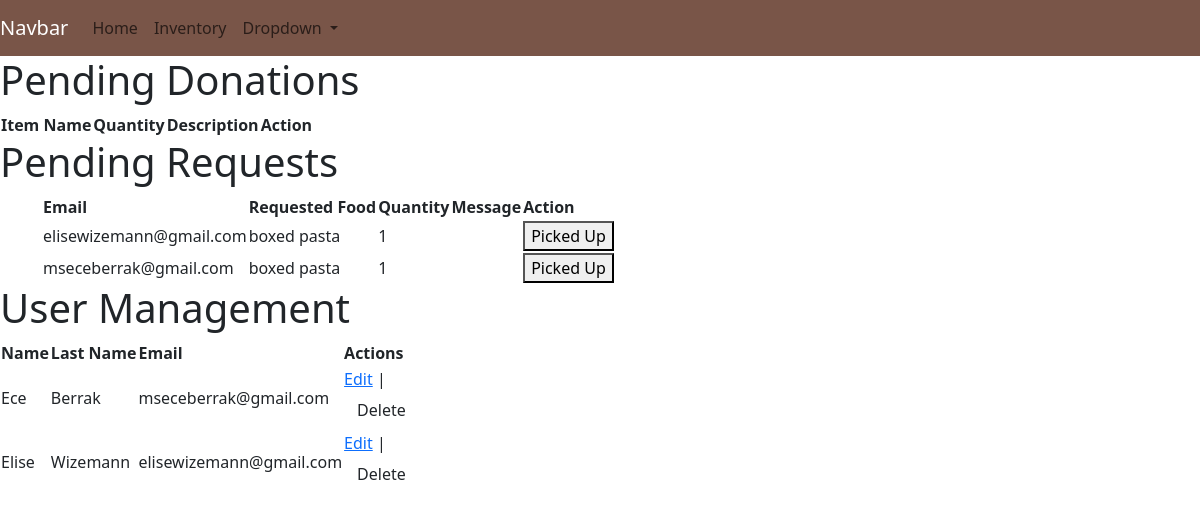
/admin, run on an earlier commit of the app's database.
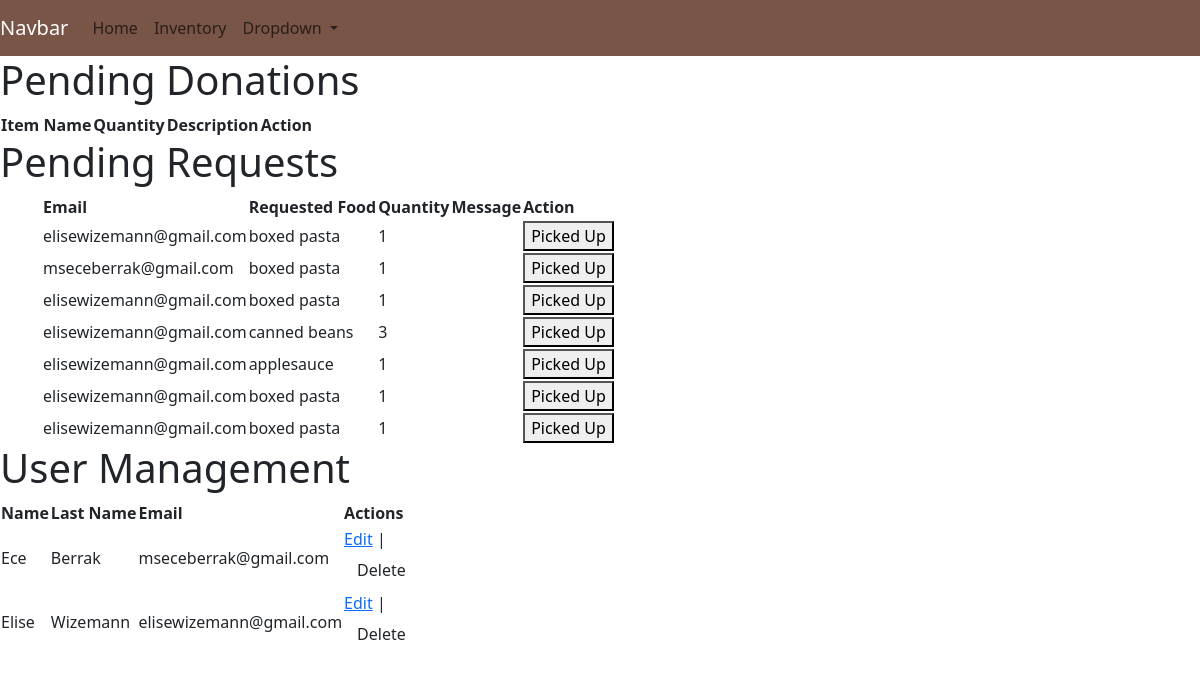
And on a later commit of the database.
### app.py (models this page shows, shortened)
class Request(db.Model):
    id = db.Column(db.Integer, primary_key=True)
    email = db.Column(db.String(100), nullable=False)
    requested_food = db.Column(db.String(100), nullable=False)
    quantity = db.Column(db.Integer, nullable=False)

class User(db.Model, UserMixin):
    id = db.Column(db.Integer, primary_key=True)
    name = db.Column(db.String(255))
    last_name = db.Column(db.String(255))
    email = db.Column(db.String(255), unique=True, nullable=False)
    password_hash = db.Column(db.String(255), nullable=False)
    email_verification_token = db.Column(db.String(255))
    is_verified = db.Column(db.Boolean, default=False)
    is_mfa_enabled = db.Column(db.Boolean, default=False)
    mfa_code = db.Column(db.String(255))
    phoneNumber = db.Column(db.String(255))

### app.py (the view)
@app.route('/admin')
def admin_dashboard():
    pending_donations = Donation.query.filter_by(status='pending').all()
    pending_requests= Request.query.all()
    users = User.query.all()
    return render_template('admin_dashboard.html', pending_donations=pending_donations, pending_requests=pending_requests, users=users)

### templates/admin_dashboard.html (shortened to what this page needs)
{%extends "base.html"%}
{%block content%}
<h1>Pending Donations</h1>
<div class="containter">
<table>
    <thead>
        <tr>
            <th>Item Name</th>
            <th>Quantity</th>
            <th>Description</th>
            <th>Action</th>
        </tr>
    </thead>
</table>
<h1>Pending Requests</h1>
<div class="container">
    <table>
        <thead>
            <tr>
                <th>Email</th>
                <th>Requested Food</th>
                <th>Quantity</th>
                <th>Message</th>
                <th>Action</th>
            </tr>
        </thead>
        <tbody>
            {% for request in pending_requests %}
            <tr>
                <td>{{ request.email }}</td>
                <td>{{ request.requested_food }}</td>
                <td>{{ request.quantity }}</td>
                <td>{{ request.message }}</td>
                <td>
                    <form method="post" action="{{ url_for('mark_request_as_picked_up', request_id=request.id) }}">
                        <button type="submit">Picked Up</button>
                    </form>
                </td>
            </tr>
            {% endfor %}
        </tbody>
    </table>
</div>
<h1>User Management</h1>
<table>
    <thead>
        <tr>
            <th>Name</th>
            <th>Last Name</th>
            <th>Email</th>
            <th>Actions</th>
        </tr>
    </thead>
    <tbody>
        {% for user in users %}
        <tr>
            <td>{{ user.name }}</td>
            <td>{{ user.last_name }}</td>
            <td>{{ user.email }}</td>
            <td>
                <a href="{{ url_for('admin_edit_user', user_id=user.id) }}">Edit</a> |
                <form method="post" action="{{ url_for('admin_delete_user', user_id=user.id) }}" onsubmit="return confirm('Are you sure you want to delete this user?');">
                    <button type="submit" class="btn">Delete</button>
                </form>
            </td>
        </tr>
        {% endfor %}
    </tbody>
</table>
</div>
{%endblock%}

### templates/base.html (shortened to what this page needs)
<!doctype html>
<html lang="en">
  <head>
    <link href="https://cdn.jsdelivr.net/npm/bootstrap@5.3.3/dist/css/bootstrap.min.css" rel="stylesheet">
  </head>
  <body>
    <nav class="navbar navbar-expand-lg" style="background-color: #795548">
      <a class="navbar-brand" href="#" style="color: white">Navbar</a>
      <div class="collapse navbar-collapse" id="navbarSupportedContent">
        <ul class="navbar-nav mr-auto">
          <li class="nav-item active">
            <a class="nav-link" href="/">Home</a>
          </li>
          <li class="nav-item">
            <a class="nav-link" href="/inventory">Inventory</a>
          </li>
          <li class="nav-item dropdown">
            <a class="nav-link dropdown-toggle" href="#" id="navbarDropdown" role="button" data-toggle="dropdown" aria-haspopup="true" aria-expanded="false">
              Dropdown
            </a>
          </li>
          </ul>
      </div>
    </nav>
    {%block content%}
    {%endblock%}
  </body>
</html>

What changed in the data, as far as the page shows it:
added Request: email "elisewizemann@gmail.com", requested_food "boxed pasta", quantity "1"
added Request: email "elisewizemann@gmail.com", requested_food "canned beans", quantity "3"
added Request: email "elisewizemann@gmail.com", requested_food "applesauce", quantity "1"
added Request: email "elisewizemann@gmail.com", requested_food "boxed pasta", quantity "1"
added Request: email "elisewizemann@gmail.com", requested_food "boxed pasta", quantity "1"
